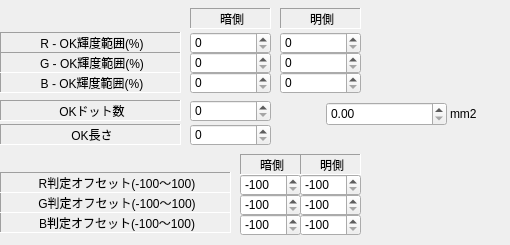
      <widget class="QWidget" name="RGB2">
       <attribute name="title">
        <string>RGB-2</string>
       </attribute>
       <widget class="QLabel" name="label_129">
        <property name="geometry">
         <rect>
          <x>240</x>
          <y>154</y>
          <width>61</width>
          <height>21</height>
         </rect>
        </property>
        <property name="frameShape">
         <enum>QFrame::Panel</enum>
        </property>
        <property name="frameShadow">
         <enum>QFrame::Sunken</enum>
        </property>
        <property name="text">
         <string>暗側</string>
        </property>
        <property name="alignment">
         <set>Qt::AlignCenter|Qt::AlignHCenter|Qt::AlignLeading|Qt::AlignLeft|Qt::AlignVCenter</set>
        </property>
       </widget>
       <widget class="QLabel" name="label_130">
        <property name="geometry">
         <rect>
          <x>450</x>
          <y>104</y>
          <width>51</width>
          <height>20</height>
         </rect>
        </property>
        <property name="text">
         <string>mm2</string>
        </property>
       </widget>
       <widget class="QSpinBox" name="EditOKLengthN">
        <property name="geometry">
         <rect>
          <x>190</x>
          <y>124</y>
          <width>81</width>
          <height>22</height>
         </rect>
        </property>
        <property name="maximum">
         <number>99999999</number>
        </property>
       </widget>
       <widget class="QLabel" name="label_131">
        <property name="geometry">
         <rect>
          <x>0</x>
          <y>124</y>
          <width>181</width>
          <height>21</height>
         </rect>
        </property>
        <property name="frameShape">
         <enum>QFrame::Panel</enum>
        </property>
        <property name="frameShadow">
         <enum>QFrame::Sunken</enum>
        </property>
        <property name="text">
         <string>OK長さ</string>
        </property>
        <property name="alignment">
         <set>Qt::AlignCenter|Qt::AlignHCenter|Qt::AlignLeading|Qt::AlignLeft|Qt::AlignVCenter</set>
        </property>
       </widget>
       <widget class="QSpinBox" name="EditBrightWidthNBL">
        <property name="geometry">
         <rect>
          <x>190</x>
          <y>72</y>
          <width>81</width>
          <height>22</height>
         </rect>
        </property>
        <property name="maximum">
         <number>255</number>
        </property>
       </widget>
       <widget class="QSpinBox" name="EditBThrOffsetNH">
        <property name="geometry">
         <rect>
          <x>300</x>
          <y>214</y>
          <width>61</width>
          <height>22</height>
         </rect>
        </property>
        <property name="minimum">
         <number>-100</number>
        </property>
        <property name="maximum">
         <number>100</number>
        </property>
        <property name="value">
         <number>-100</number>
        </property>
       </widget>
       <widget class="QLabel" name="label_132">
        <property name="geometry">
         <rect>
          <x>280</x>
          <y>8</y>
          <width>81</width>
          <height>21</height>
         </rect>
        </property>
        <property name="frameShape">
         <enum>QFrame::Panel</enum>
        </property>
        <property name="frameShadow">
         <enum>QFrame::Sunken</enum>
        </property>
        <property name="text">
         <string>明側</string>
        </property>
        <property name="alignment">
         <set>Qt::AlignCenter|Qt::AlignHCenter|Qt::AlignLeading|Qt::AlignLeft|Qt::AlignVCenter</set>
        </property>
       </widget>
       <widget class="QLabel" name="label_133">
        <property name="geometry">
         <rect>
          <x>0</x>
          <y>212</y>
          <width>231</width>
          <height>21</height>
         </rect>
        </property>
        <property name="frameShape">
         <enum>QFrame::Panel</enum>
        </property>
        <property name="frameShadow">
         <enum>QFrame::Sunken</enum>
        </property>
        <property name="text">
         <string>B判定オフセット(-100～100)</string>
        </property>
        <property name="alignment">
         <set>Qt::AlignCenter|Qt::AlignHCenter|Qt::AlignLeading|Qt::AlignLeft|Qt::AlignVCenter</set>
        </property>
       </widget>
       <widget class="QLabel" name="label_134">
        <property name="geometry">
         <rect>
          <x>0</x>
          <y>192</y>
          <width>231</width>
          <height>21</height>
         </rect>
        </property>
        <property name="frameShape">
         <enum>QFrame::Panel</enum>
        </property>
        <property name="frameShadow">
         <enum>QFrame::Sunken</enum>
        </property>
        <property name="text">
         <string>G判定オフセット(-100～100)</string>
        </property>
        <property name="alignment">
         <set>Qt::AlignCenter|Qt::AlignHCenter|Qt::AlignLeading|Qt::AlignLeft|Qt::AlignVCenter</set>
        </property>
       </widget>
       <widget class="QLabel" name="label_135">
        <property name="geometry">
         <rect>
          <x>0</x>
          <y>32</y>
          <width>181</width>
          <height>21</height>
         </rect>
        </property>
        <property name="frameShape">
         <enum>QFrame::Panel</enum>
        </property>
        <property name="frameShadow">
         <enum>QFrame::Sunken</enum>
        </property>
        <property name="text">
         <string>R - OK輝度範囲(%)</string>
        </property>
        <property name="alignment">
         <set>Qt::AlignCenter|Qt::AlignHCenter|Qt::AlignLeading|Qt::AlignLeft|Qt::AlignVCenter</set>
        </property>
       </widget>
       <widget class="QSpinBox" name="EditBrightWidthNGH">
        <property name="geometry">
         <rect>
          <x>280</x>
          <y>52</y>
          <width>81</width>
          <height>22</height>
         </rect>
        </property>
        <property name="maximum">
         <number>255</number>
        </property>
       </widget>
       <widget class="QLabel" name="label_136">
        <property name="geometry">
         <rect>
          <x>0</x>
          <y>72</y>
          <width>181</width>
          <height>21</height>
         </rect>
        </property>
        <property name="frameShape">
         <enum>QFrame::Panel</enum>
        </property>
        <property name="frameShadow">
         <enum>QFrame::Sunken</enum>
        </property>
        <property name="text">
         <string>B - OK輝度範囲(%)</string>
        </property>
        <property name="alignment">
         <set>Qt::AlignCenter|Qt::AlignHCenter|Qt::AlignLeading|Qt::AlignLeft|Qt::AlignVCenter</set>
        </property>
       </widget>
       <widget class="QSpinBox" name="EditBrightWidthNRH">
        <property name="geometry">
         <rect>
          <x>280</x>
          <y>32</y>
          <width>81</width>
          <height>22</height>
         </rect>
        </property>
        <property name="maximum">
         <number>255</number>
        </property>
       </widget>
       <widget class="QSpinBox" name="EditGThrOffsetNH">
        <property name="geometry">
         <rect>
          <x>300</x>
          <y>194</y>
          <width>61</width>
          <height>22</height>
         </rect>
        </property>
        <property name="minimum">
         <number>-100</number>
        </property>
        <property name="maximum">
         <number>100</number>
        </property>
        <property name="value">
         <number>-100</number>
        </property>
       </widget>
       <widget class="QLabel" name="label_137">
        <property name="geometry">
         <rect>
          <x>300</x>
          <y>154</y>
          <width>61</width>
          <height>21</height>
         </rect>
        </property>
        <property name="frameShape">
         <enum>QFrame::Panel</enum>
        </property>
        <property name="frameShadow">
         <enum>QFrame::Sunken</enum>
        </property>
        <property name="text">
         <string>明側</string>
        </property>
        <property name="alignment">
         <set>Qt::AlignCenter|Qt::AlignHCenter|Qt::AlignLeading|Qt::AlignLeft|Qt::AlignVCenter</set>
        </property>
       </widget>
       <widget class="QSpinBox" name="EditGThrOffsetNL">
        <property name="geometry">
         <rect>
          <x>240</x>
          <y>194</y>
          <width>61</width>
          <height>22</height>
         </rect>
        </property>
        <property name="minimum">
         <number>-100</number>
        </property>
        <property name="maximum">
         <number>100</number>
        </property>
        <property name="value">
         <number>-100</number>
        </property>
       </widget>
       <widget class="QSpinBox" name="EditBrightWidthNGL">
        <property name="geometry">
         <rect>
          <x>190</x>
          <y>52</y>
          <width>81</width>
          <height>22</height>
         </rect>
        </property>
        <property name="maximum">
         <number>255</number>
        </property>
       </widget>
       <widget class="QLabel" name="label_138">
        <property name="geometry">
         <rect>
          <x>190</x>
          <y>8</y>
          <width>81</width>
          <height>21</height>
         </rect>
        </property>
        <property name="frameShape">
         <enum>QFrame::Panel</enum>
        </property>
        <property name="frameShadow">
         <enum>QFrame::Sunken</enum>
        </property>
        <property name="text">
         <string>暗側</string>
        </property>
        <property name="alignment">
         <set>Qt::AlignCenter|Qt::AlignHCenter|Qt::AlignLeading|Qt::AlignLeft|Qt::AlignVCenter</set>
        </property>
       </widget>
       <widget class="QLabel" name="label_139">
        <property name="geometry">
         <rect>
          <x>0</x>
          <y>172</y>
          <width>231</width>
          <height>21</height>
         </rect>
        </property>
        <property name="frameShape">
         <enum>QFrame::Panel</enum>
        </property>
        <property name="frameShadow">
         <enum>QFrame::Sunken</enum>
        </property>
        <property name="text">
         <string>R判定オフセット(-100～100)</string>
        </property>
        <property name="alignment">
         <set>Qt::AlignCenter|Qt::AlignHCenter|Qt::AlignLeading|Qt::AlignLeft|Qt::AlignVCenter</set>
        </property>
       </widget>
       <widget class="QDoubleSpinBox" name="doubleSpinBoxOKDotN">
        <property name="geometry">
         <rect>
          <x>326</x>
          <y>102</y>
          <width>121</width>
          <height>24</height>
         </rect>
        </property>
       </widget>
       <widget class="QSpinBox" name="EditRThrOffsetNL">
        <property name="geometry">
         <rect>
          <x>240</x>
          <y>174</y>
          <width>61</width>
          <height>22</height>
         </rect>
        </property>
        <property name="minimum">
         <number>-100</number>
        </property>
        <property name="maximum">
         <number>100</number>
        </property>
        <property name="value">
         <number>-100</number>
        </property>
       </widget>
       <widget class="QLabel" name="label_140">
        <property name="geometry">
         <rect>
          <x>0</x>
          <y>52</y>
          <width>181</width>
          <height>21</height>
         </rect>
        </property>
        <property name="frameShape">
         <enum>QFrame::Panel</enum>
        </property>
        <property name="frameShadow">
         <enum>QFrame::Sunken</enum>
        </property>
        <property name="text">
         <string>G - OK輝度範囲(%)</string>
        </property>
        <property name="alignment">
         <set>Qt::AlignCenter|Qt::AlignHCenter|Qt::AlignLeading|Qt::AlignLeft|Qt::AlignVCenter</set>
        </property>
       </widget>
       <widget class="QSpinBox" name="EditBrightWidthNBH">
        <property name="geometry">
         <rect>
          <x>280</x>
          <y>72</y>
          <width>81</width>
          <height>22</height>
         </rect>
        </property>
        <property name="maximum">
         <number>255</number>
        </property>
       </widget>
       <widget class="QSpinBox" name="EditRThrOffsetNH">
        <property name="geometry">
         <rect>
          <x>300</x>
          <y>174</y>
          <width>61</width>
          <height>22</height>
         </rect>
        </property>
        <property name="minimum">
         <number>-100</number>
        </property>
        <property name="maximum">
         <number>100</number>
        </property>
        <property name="value">
         <number>-100</number>
        </property>
       </widget>
       <widget class="QSpinBox" name="EditBrightWidthNRL">
        <property name="geometry">
         <rect>
          <x>190</x>
          <y>32</y>
          <width>81</width>
          <height>22</height>
         </rect>
        </property>
        <property name="maximum">
         <number>255</number>
        </property>
       </widget>
       <widget class="QLabel" name="label_141">
        <property name="geometry">
         <rect>
          <x>0</x>
          <y>100</y>
          <width>181</width>
          <height>21</height>
         </rect>
        </property>
        <property name="frameShape">
         <enum>QFrame::Panel</enum>
        </property>
        <property name="frameShadow">
         <enum>QFrame::Sunken</enum>
        </property>
        <property name="text">
         <string>OKドット数</string>
        </property>
        <property name="alignment">
         <set>Qt::AlignCenter|Qt::AlignHCenter|Qt::AlignLeading|Qt::AlignLeft|Qt::AlignVCenter</set>
        </property>
       </widget>
       <widget class="QSpinBox" name="EditBThrOffsetNL">
        <property name="geometry">
         <rect>
          <x>240</x>
          <y>214</y>
          <width>61</width>
          <height>22</height>
         </rect>
        </property>
        <property name="minimum">
         <number>-100</number>
        </property>
        <property name="maximum">
         <number>100</number>
        </property>
        <property name="value">
         <number>-100</number>
        </property>
       </widget>
       <widget class="QSpinBox" name="EditOKDotN">
        <property name="geometry">
         <rect>
          <x>190</x>
          <y>100</y>
          <width>81</width>
          <height>22</height>
         </rect>
        </property>
        <property name="maximum">
         <number>99999999</number>
        </property>
       </widget>
      </widget>
